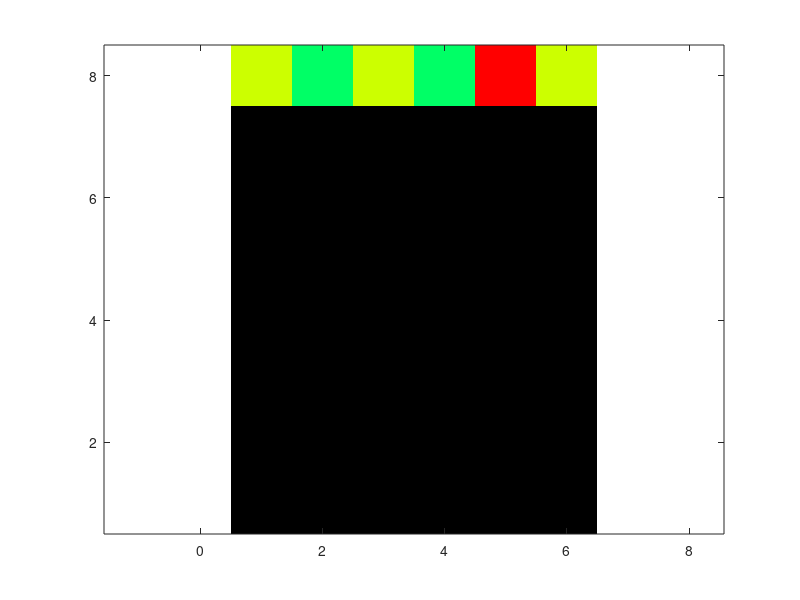

Write MATLAB code to recreate this figure.
function candycrush
%CANDYCRUSH to run the eponymous game
%
% 2019, Alexander Heimel

n_x = 6;
n_y = 8;
n_c = 5;

board = zeros(n_y,n_x,'uint8');

figure

show_board(board,n_c)
changed = true;

while changed
    changed = false;
    [board, changed] = fill_top_row(board,n_c);
    show_board(board,n_c);
    pause(0.2);
end


function [board, changed] = fill_top_row(board,n_c)
changed = false;
for x = 1:size(board,2)
   if board(end,x) == 0
       board(end,x) = randi(n_c);
       changed = true;
   end
end


function show_board(board,n_c)
image(board)
axis equal
set(gca,'ydir','normal');
colormap([0 0 0;hsv(n_c)])
